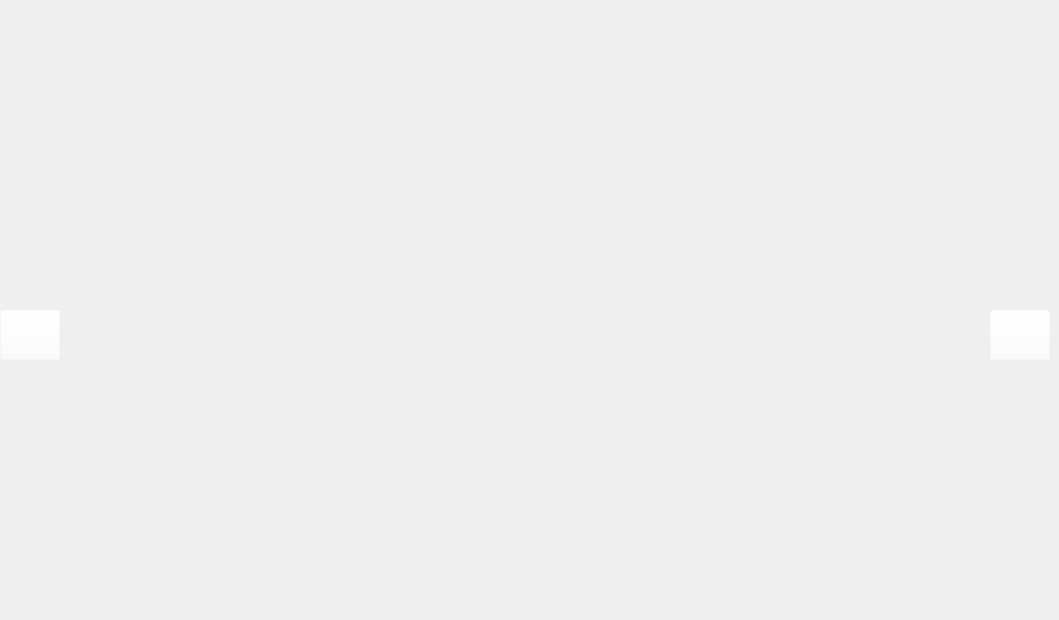
             <widget class="QWidget" name="tab_Tool">
              <attribute name="title">
               <string>使用工具</string>
              </attribute>
              <widget class="QLabel" name="LbImgTool">
               <property name="geometry">
                <rect>
                 <x>80</x>
                 <y>10</y>
                 <width>880</width>
                 <height>601</height>
                </rect>
               </property>
               <property name="styleSheet">
                <string notr="true"/>
               </property>
               <property name="text">
                <string/>
               </property>
               <property name="scaledContents">
                <bool>false</bool>
               </property>
              </widget>
              <widget class="QPushButton" name="pushButton_last_test_photo_5">
               <property name="enabled">
                <bool>false</bool>
               </property>
               <property name="geometry">
                <rect>
                 <x>0</x>
                 <y>310</y>
                 <width>60</width>
                 <height>50</height>
                </rect>
               </property>
               <property name="minimumSize">
                <size>
                 <width>60</width>
                 <height>50</height>
                </size>
               </property>
               <property name="maximumSize">
                <size>
                 <width>60</width>
                 <height>50</height>
                </size>
               </property>
               <property name="styleSheet">
                <string notr="true">QPushButton {
  border-image: url(:/widget/left.png); /* 正常状态下的边框图片 */
  background-color: rgba(255, 255, 255, 0);
}

QPushButton:disabled {
  border-image: url(:/widget/left-gray.png); /* 不可用状态下的边框图片 */
}</string>
               </property>
               <property name="text">
                <string/>
               </property>
              </widget>
              <widget class="QPushButton" name="pushButton_next_test_photo_5">
               <property name="enabled">
                <bool>false</bool>
               </property>
               <property name="geometry">
                <rect>
                 <x>990</x>
                 <y>310</y>
                 <width>60</width>
                 <height>50</height>
                </rect>
               </property>
               <property name="minimumSize">
                <size>
                 <width>60</width>
                 <height>50</height>
                </size>
               </property>
               <property name="maximumSize">
                <size>
                 <width>60</width>
                 <height>50</height>
                </size>
               </property>
               <property name="styleSheet">
                <string notr="true">QPushButton {
  border-image: url(:/widget/right.png); /* 正常状态下的边框图片 */
  background-color: rgba(255, 255, 255, 0);
}

QPushButton:disabled {
  border-image: url(:/widget/right-gray.png); /* 不可用状态下的边框图片 */
}</string>
               </property>
               <property name="text">
                <string/>
               </property>
              </widget>
             </widget>
